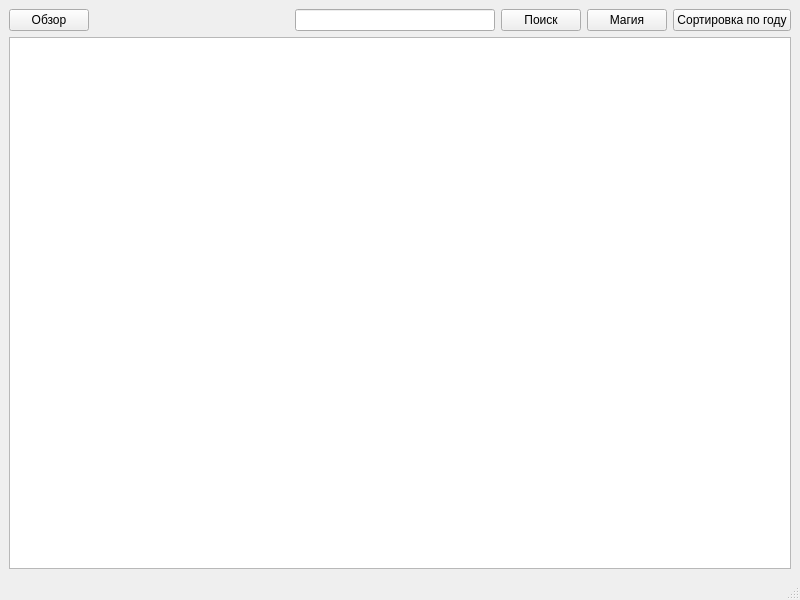
<?xml version="1.0" encoding="UTF-8"?>
<ui version="4.0">
 <class>MainWindow</class>
 <widget class="QMainWindow" name="MainWindow">
  <property name="geometry">
   <rect>
    <x>0</x>
    <y>0</y>
    <width>800</width>
    <height>600</height>
   </rect>
  </property>
  <property name="windowTitle">
   <string>MainWindow</string>
  </property>
  <widget class="QWidget" name="centralwidget">
   <layout class="QVBoxLayout" name="verticalLayout">
    <item>
     <layout class="QHBoxLayout" name="horizontalLayout">
      <item>
       <widget class="QPushButton" name="buttonBrowse">
        <property name="text">
         <string>Обзор</string>
        </property>
       </widget>
      </item>
      <item>
       <spacer name="horizontalSpacer">
        <property name="orientation">
         <enum>Qt::Horizontal</enum>
        </property>
        <property name="sizeHint" stdset="0">
         <size>
          <width>40</width>
          <height>20</height>
         </size>
        </property>
       </spacer>
      </item>
      <item>
       <widget class="QLineEdit" name="lineSearch"/>
      </item>
      <item>
       <widget class="QPushButton" name="buttonSearch">
        <property name="text">
         <string>Поиск</string>
        </property>
       </widget>
      </item>
      <item>
       <widget class="QPushButton" name="magicButton">
        <property name="text">
         <string>Магия</string>
        </property>
       </widget>
      </item>
      <item>
       <widget class="QPushButton" name="yearSortButton">
        <property name="text">
         <string>Сортировка по году</string>
        </property>
       </widget>
      </item>
     </layout>
    </item>
    <item>
     <widget class="QTextBrowser" name="textBrowser"/>
    </item>
   </layout>
  </widget>
  <widget class="QMenuBar" name="menubar">
   <property name="geometry">
    <rect>
     <x>0</x>
     <y>0</y>
     <width>800</width>
     <height>21</height>
    </rect>
   </property>
  </widget>
  <widget class="QStatusBar" name="statusbar"/>
 </widget>
 <resources/>
 <connections>
  <connection>
   <sender>buttonBrowse</sender>
   <signal>clicked()</signal>
   <receiver>MainWindow</receiver>
   <slot>browse()</slot>
   <hints>
    <hint type="sourcelabel">
     <x>68</x>
     <y>45</y>
    </hint>
    <hint type="destinationlabel">
     <x>133</x>
     <y>46</y>
    </hint>
   </hints>
  </connection>
  <connection>
   <sender>buttonSearch</sender>
   <signal>clicked()</signal>
   <receiver>MainWindow</receiver>
   <slot>search()</slot>
   <hints>
    <hint type="sourcelabel">
     <x>591</x>
     <y>53</y>
    </hint>
    <hint type="destinationlabel">
     <x>712</x>
     <y>58</y>
    </hint>
   </hints>
  </connection>
  <connection>
   <sender>magicButton</sender>
   <signal>clicked()</signal>
   <receiver>MainWindow</receiver>
   <slot>magic()</slot>
   <hints>
    <hint type="sourcelabel">
     <x>672</x>
     <y>53</y>
    </hint>
    <hint type="destinationlabel">
     <x>796</x>
     <y>74</y>
    </hint>
   </hints>
  </connection>
  <connection>
   <sender>yearSortButton</sender>
   <signal>clicked()</signal>
   <receiver>MainWindow</receiver>
   <slot>yearSort()</slot>
   <hints>
    <hint type="sourcelabel">
     <x>751</x>
     <y>45</y>
    </hint>
    <hint type="destinationlabel">
     <x>795</x>
     <y>48</y>
    </hint>
   </hints>
  </connection>
 </connections>
 <slots>
  <slot>browse()</slot>
  <slot>search()</slot>
  <slot>magic()</slot>
  <slot>yearSort()</slot>
 </slots>
</ui>
